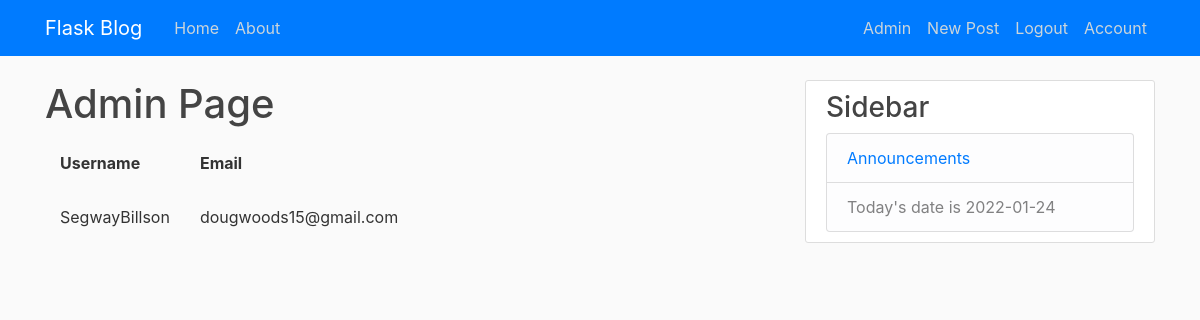
Page /administration (signed in) on the earlier database version.
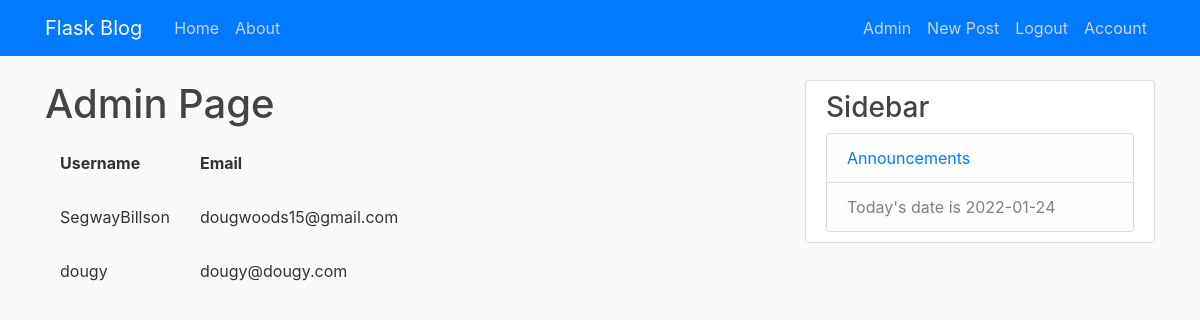
Same page on the later database version.
### flasky/models.py (models this page shows, shortened)
class User(db.Model, UserMixin):
    id = db.Column(db.Integer, primary_key=True)                                    # Unique ID's, primary keys
    username = db.Column(db.String(20), unique=True, nullable=False)                # Unique Usernames of max length 20
    email = db.Column(db.String(50), unique=True, nullable=False)                   # Unique Emails of max length 50
    image = db.Column(db.String(20), nullable=False, default='default.png')         # User Profile Pictures
    password = db.Column(db.String(60), nullable=False)                             # Unique Usernames of max length 20
    posts = db.relationship('Post', backref='author', lazy=True)                    # Posts made by user
    admin = db.Column(db.Boolean, default=False)                                    # Boolean for admin status

### flasky/routes.py (the view)
@app.route('/administration')
@login_required
def admin():
    if(current_user.admin):
        return render_template('administration.html', title='Administration', users=User.query.all(), date=date.today().strftime('%Y-%m-%d'))
    return redirect(url_for('home'))

### flasky/models.py (called while the page is built)
@login_manager.user_loader
def load_user(user_id):
    return User.query.get(int(user_id))

### flasky/templates/administration.html
{% extends "layout.html" %}
{% block content %}
    <h1>Admin Page</h1>
    <table CELLPADDING='15'>
        <tr>
          <th>Username</th>
          <th>Email</th>
        </tr>
        {% for user in users %}
          <tr>
            <td>{{user.username}}</td>
            <td>{{user.email}}</td>
          </tr>
        {% endfor %}
      </table>
{% endblock content %}

Differences in the rows shown:
added User: username "dougy", email "dougy@dougy.com"
